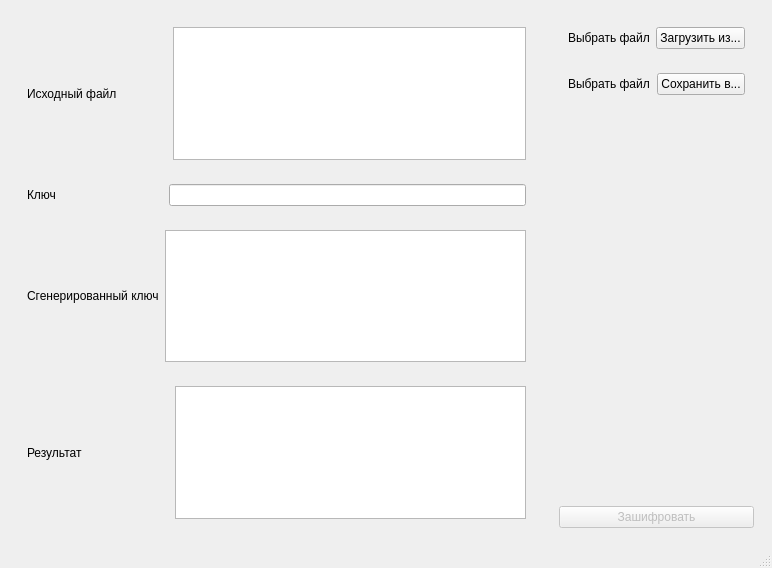
<?xml version="1.0" encoding="UTF-8"?>
<ui version="4.0">
 <class>MainWindow</class>
 <widget class="QMainWindow" name="MainWindow">
  <property name="geometry">
   <rect>
    <x>0</x>
    <y>0</y>
    <width>772</width>
    <height>568</height>
   </rect>
  </property>
  <property name="windowTitle">
   <string>MainWindow</string>
  </property>
  <widget class="QWidget" name="centralwidget">
   <layout class="QHBoxLayout" name="horizontalLayout">
    <item>
     <widget class="QWidget" name="widget_2" native="true">
      <layout class="QVBoxLayout" name="verticalLayout_2">
       <item>
        <widget class="QWidget" name="widget_5" native="true">
         <layout class="QHBoxLayout" name="horizontalLayout_4">
          <item>
           <widget class="QLabel" name="label_3">
            <property name="text">
             <string>Исходный файл               </string>
            </property>
           </widget>
          </item>
          <item>
           <widget class="QTextBrowser" name="tbrSrc"/>
          </item>
         </layout>
        </widget>
       </item>
       <item>
        <widget class="QWidget" name="widget_7" native="true">
         <layout class="QHBoxLayout" name="horizontalLayout_5">
          <item>
           <widget class="QLabel" name="label_4">
            <property name="text">
             <string>Ключ                                </string>
            </property>
           </widget>
          </item>
          <item>
           <widget class="QLineEdit" name="tedKey"/>
          </item>
         </layout>
        </widget>
       </item>
       <item>
        <widget class="QWidget" name="widget_8" native="true">
         <layout class="QHBoxLayout" name="horizontalLayout_7">
          <item>
           <widget class="QLabel" name="label">
            <property name="text">
             <string>Сгенерированный ключ</string>
            </property>
           </widget>
          </item>
          <item>
           <widget class="QTextBrowser" name="tbrKey"/>
          </item>
         </layout>
        </widget>
       </item>
       <item>
        <widget class="QWidget" name="widget_6" native="true">
         <layout class="QHBoxLayout" name="horizontalLayout_6">
          <item>
           <widget class="QLabel" name="label_5">
            <property name="minimumSize">
             <size>
              <width>0</width>
              <height>0</height>
             </size>
            </property>
            <property name="text">
             <string>Результат                          </string>
            </property>
           </widget>
          </item>
          <item>
           <widget class="QTextBrowser" name="tbrDest"/>
          </item>
         </layout>
        </widget>
       </item>
      </layout>
     </widget>
    </item>
    <item>
     <widget class="QWidget" name="widget" native="true">
      <layout class="QVBoxLayout" name="verticalLayout">
       <item>
        <widget class="QWidget" name="widget_3" native="true">
         <layout class="QHBoxLayout" name="horizontalLayout_3">
          <item>
           <widget class="QLabel" name="lblSrc">
            <property name="text">
             <string>Выбрать файл</string>
            </property>
           </widget>
          </item>
          <item>
           <widget class="QPushButton" name="btnSrc">
            <property name="text">
             <string>Загрузить из...</string>
            </property>
           </widget>
          </item>
         </layout>
        </widget>
       </item>
       <item>
        <widget class="QWidget" name="widget_4" native="true">
         <layout class="QHBoxLayout" name="horizontalLayout_2">
          <item>
           <widget class="QLabel" name="lblDest">
            <property name="text">
             <string>Выбрать файл</string>
            </property>
           </widget>
          </item>
          <item>
           <widget class="QPushButton" name="btnDest">
            <property name="text">
             <string>Сохранить в...</string>
            </property>
           </widget>
          </item>
         </layout>
        </widget>
       </item>
       <item>
        <spacer name="verticalSpacer">
         <property name="orientation">
          <enum>Qt::Orientation::Vertical</enum>
         </property>
         <property name="sizeHint" stdset="0">
          <size>
           <width>20</width>
           <height>40</height>
          </size>
         </property>
        </spacer>
       </item>
       <item>
        <widget class="QPushButton" name="btnEncrypt">
         <property name="enabled">
          <bool>false</bool>
         </property>
         <property name="text">
          <string>Зашифровать</string>
         </property>
        </widget>
       </item>
      </layout>
     </widget>
    </item>
   </layout>
  </widget>
  <widget class="QMenuBar" name="menubar">
   <property name="geometry">
    <rect>
     <x>0</x>
     <y>0</y>
     <width>772</width>
     <height>25</height>
    </rect>
   </property>
  </widget>
  <widget class="QStatusBar" name="statusbar"/>
 </widget>
 <resources/>
 <connections>
  <connection>
   <sender>btnSrc</sender>
   <signal>clicked()</signal>
   <receiver>MainWindow</receiver>
   <slot>load()</slot>
   <hints>
    <hint type="sourcelabel">
     <x>705</x>
     <y>71</y>
    </hint>
    <hint type="destinationlabel">
     <x>707</x>
     <y>30</y>
    </hint>
   </hints>
  </connection>
  <connection>
   <sender>btnDest</sender>
   <signal>clicked(bool)</signal>
   <receiver>MainWindow</receiver>
   <slot>store()</slot>
   <hints>
    <hint type="sourcelabel">
     <x>694</x>
     <y>138</y>
    </hint>
    <hint type="destinationlabel">
     <x>767</x>
     <y>166</y>
    </hint>
   </hints>
  </connection>
  <connection>
   <sender>btnEncrypt</sender>
   <signal>clicked()</signal>
   <receiver>MainWindow</receiver>
   <slot>encrypt()</slot>
   <hints>
    <hint type="sourcelabel">
     <x>631</x>
     <y>515</y>
    </hint>
    <hint type="destinationlabel">
     <x>631</x>
     <y>538</y>
    </hint>
   </hints>
  </connection>
 </connections>
 <slots>
  <slot>load()</slot>
  <slot>store()</slot>
  <slot>encrypt()</slot>
 </slots>
</ui>
